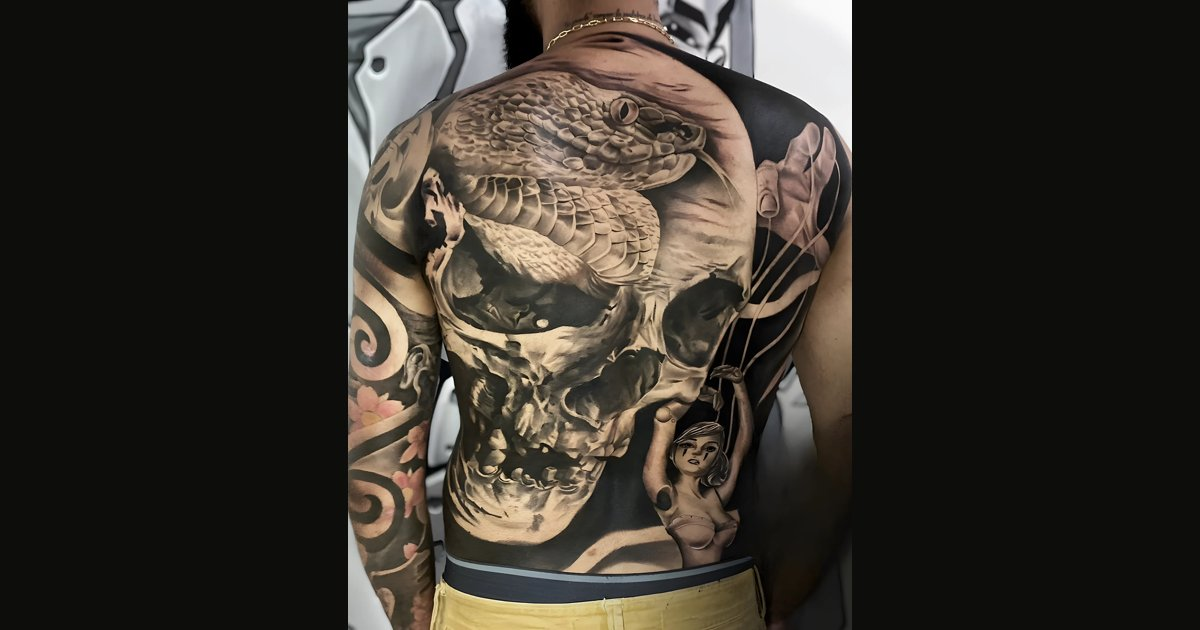
#> input picture img/og.jpg, 1200 x 630 px
$ python -i dewm.py   (imports and definitions only)
#> lines starting #> are read from the running program, lines starting #| are printed output that depends on the picture; after the words box and inside, x2 and y2 are one past the last pixel; in counts of white or black regions, pixels touching at a corner belong together
#> further down, picture is the input picture: shape (630, 1200, 3); mean B, G, R 42.7, 49.5, 54.6
# Remove a marca d'agua TRUZ (canto inferior direito) com LaMa ONNX.
import sys, os, json, numpy as np, cv2, onnxruntime as ort
LAMA = os.path.expanduser('~/Documents/PROJETOS LRGZ/_ferramentas/lama/lama_fp32.onnx')
# [1 line that did not run here, left out]

def find(img):
    H, W = img.shape[:2]
#> H = 630; W = 1200
    x0, y0 = int(W*.52), int(H*.40)
#> x0 = 624; y0 = 252
    reg = img[y0:, x0:]
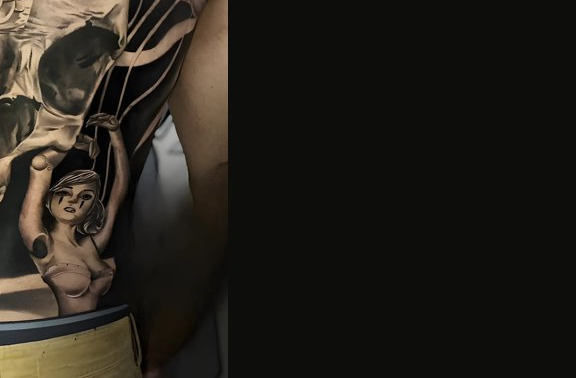
#> reg: shape (378, 576, 3); mean B, G, R 26.7, 32.8, 36.7
    hsv = cv2.cvtColor(reg, cv2.COLOR_BGR2HSV)
#> hsv: shape (378, 576, 3); mean H, S, V 28, 56, 36.9
    wht = ((hsv[...,2] > 205) & (hsv[...,1] < 40)).astype(np.uint8)
#> wht: shape (378, 576); every value is 0
    n, lab, st, _ = cv2.connectedComponentsWithStats(wht)
#> lab: shape (378, 576) int32; every value is 0
#> n = 1; st = [[0, 0, 576, 378, 217728]]
    # componentes finos/altos do logo: descartar manchas grandes (pele/luz)
    keep = np.zeros_like(wht)
    for i in range(1, n):
        x, y, w, h, a = st[i]
        if a < 6: continue
        fill = a/(w*h)
        if a > 0.02*reg.shape[0]*reg.shape[1] and fill > .5: continue
        keep[lab == i] = 1
    big = cv2.dilate(keep, np.ones((int(W*.03),)*2, np.uint8))
    n, lab, st, _ = cv2.connectedComponentsWithStats(big)
    if n < 2: return None
    # escolher o aglomerado com mais pixels brancos do logo
    best, bs = None, 0
    for i in range(1, n):
        s = keep[lab == i].sum()
        x, y, w, h, a = st[i]
        if h < H*.08 or w > W*.4: continue
        if s > bs: best, bs = i, s
    if best is None: return None
    x, y, w, h, a = st[best]
    m = np.zeros((H, W), np.uint8)
    pad = int(W*.012)
    m[y0+y-pad:y0+y+h+pad, x0+x-pad:x0+x+w+pad] = 255
    return m, (x0+x+w/2, y0+y+h/2, w/2+pad, h/2+pad)

def lama(img, m, box):
    cx, cy, rx, ry = box
    H, W = img.shape[:2]
    side = int(max(rx, ry)*2*1.8); side = min(side, W, H)
    x0 = int(np.clip(cx-side/2, 0, W-side)); y0 = int(np.clip(cy-side/2, 0, H-side))
    ci = img[y0:y0+side, x0:x0+side]; cm = m[y0:y0+side, x0:x0+side]
    a = cv2.resize(ci, (512,512), interpolation=cv2.INTER_AREA)[..., ::-1].astype(np.float32)/255
    b = (cv2.resize(cm, (512,512), interpolation=cv2.INTER_NEAREST) > 127).astype(np.float32)
    a = a*(1-b[...,None])
    out = sess.run(None, {'image': a.transpose(2,0,1)[None], 'mask': b[None,None]})[0][0].transpose(1,2,0)
    if out.max() <= 1.5: out = out*255
    out = np.clip(out,0,255).astype(np.uint8)[..., ::-1]
    out = cv2.resize(out, (side, side), interpolation=cv2.INTER_CUBIC)
    f = cv2.GaussianBlur(cv2.dilate(cm, np.ones((9,9),np.uint8)), (0,0), 4).astype(np.float32)[...,None]/255
    res = img.copy(); res[y0:y0+side, x0:x0+side] = (out*f + ci*(1-f)).astype(np.uint8)
    return res

# [10 lines not run here, left out]

>>> import cv2
>>> picture = cv2.imread('../img/og.jpg')
>>> result = find(picture)

$ run again, on img/truz.webp
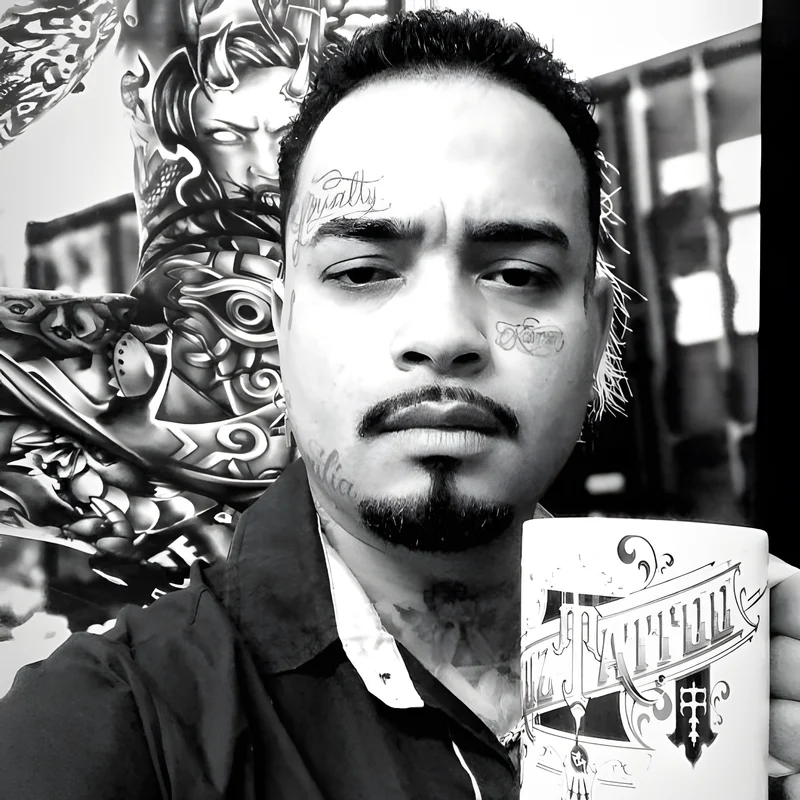
#> input picture img/truz.webp, 800 x 800 px
#> picture is the input picture: shape (800, 800, 3); mean B, G, R 125.2, 125.3, 124.9
#> hsv: shape (480, 384, 3); mean H, S, V 26, 5.9, 126.2
#> wht: shape (480, 384); values 0 (black) and 1 (white), 33.4% white; 127 white regions (99 under 20 px), largest, box (x1, y1, x2, y2) and area: (86, 197, 384, 480) 52280, (71, 0, 126, 77) 1893, (0, 0, 56, 32) 1367
#> in find, `n, lab, st, _ = cv2.connectedComponentsWithStats(wht)`:
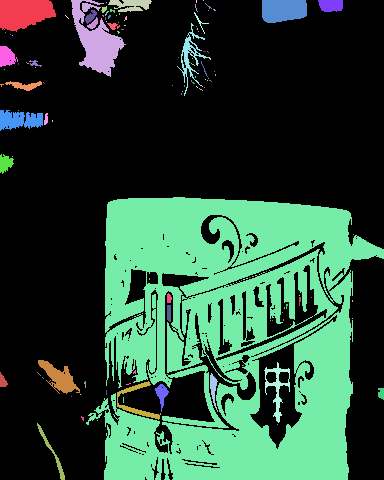
#> lab: shape (480, 384) int32; 128 distinct labels, from 0 to 127; one colour per label, 0 black
#> in find, `n, lab, st, _ = cv2.connectedComponentsWithStats(wht)`: n = 128; st = 128 rows, first 6: [0, 0, 384, 480, 122730], [0, 0, 56, 32, 1367], [71, 0, 55, 77, 1893], [108, 0, 44, 12, 352], [196, 0, 1, 3, 3], [203, 0, 1, 1, 1]
#> the loop in find, `for i in range(1, n):` made 127 passes
#> (x, y, w, h, a) on passes 4, 5, 8, 13, 16, 17, 19, 20: (196, 0, 1, 3, 3), (203, 0, 1, 1, 1), (106, 2, 1, 1, 1), (213, 9, 3, 2, 4), (208, 10, 1, 1, 1), (119, 13, 1, 2, 2), (65, 15, 4, 4, 4), (102, 15, 2, 2, 3)
#> big: shape (480, 384); values 0 (black) and 1 (white), 23.4% white; 12 white regions, largest, box (x1, y1, x2, y2) and area: (0, 0, 164, 186) 15299, (166, 0, 224, 108) 5008, (106, 359, 181, 432) 4306
#> in find, `n, lab, st, _ = cv2.connectedComponentsWithStats(big)`:
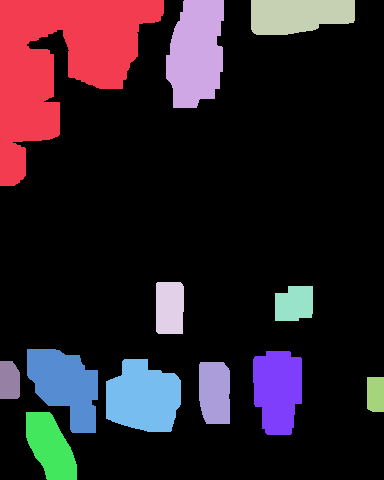
#> lab: shape (480, 384) int32; 13 distinct labels, from 0 to 12; one colour per label, 0 black
#> in find, `n, lab, st, _ = cv2.connectedComponentsWithStats(big)`: n = 13; st = 13 rows, first 6: [0, 0, 384, 480, 141117], [0, 0, 164, 186, 15299], [166, 0, 58, 108, 5008], [251, 0, 104, 35, 3125], [156, 282, 28, 52, 1423], [275, 286, 38, 35, 1193]
#> the loop in find, `for i in range(1, n):` made 12 passes
#> (s, x, y, w, h, a, best, bs) on pass 1: (5200, 0, 0, 164, 186, 15299, 1, 5200)
#> after the loop in find, `for i in range(1, n):`: best = 1; bs = 5200
#> in find, `x, y, w, h, a = st[best]`: x = 0; w = 164; h = 186; a = 15299
